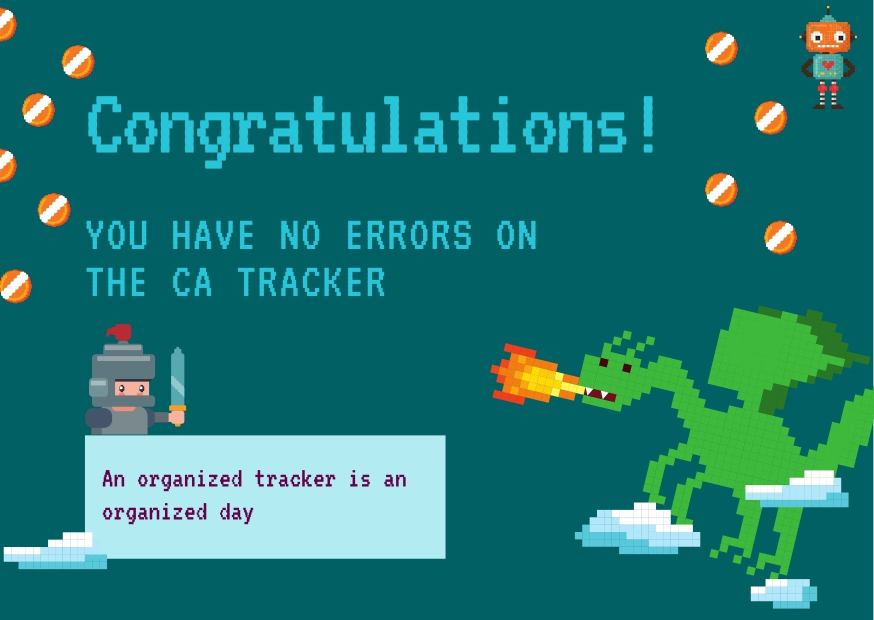
#> input picture template2.jpg, 1748 x 1240 px (shown at 1/2 size)
$ python create_image.py
#> lines starting #> are read from the running program, lines starting #| are printed output that depends on the picture
from turtle import width
from PIL import Image, ImageDraw, ImageFont
from numpy import size

def generate_image(name, date, number):

    pres = '    %s'
    #Import template
    im = Image.open('template.jpg')

    #create label with the import image
    draw = ImageDraw.Draw(im)

    #set font
    font_text = ImageFont.truetype('pixel.ttf', 80)
    font_text2 = ImageFont.truetype('pixel.ttf', 80)

    #Draw Name, date and errors number
    draw.text((65, 105), pres % name ,(68, 84, 106), font=font_text)
    draw.text((230, 630), date ,(237, 59, 59), font=font_text)
    draw.text((1100, 630), str(number) ,(237, 59, 59), font=font_text)

    resized_img = im.resize((700,393))
    resized_img.save('imagedraw.png', width='400px')

    #im.show()

def generate_image_congrat():

    #Import template
    im = Image.open('template2.jpg')
#> im is the input picture: PIL image 1748x1240 RGB; mean R, G, B 31, 119.2, 115.5

    resized_img = im.resize((700,496))
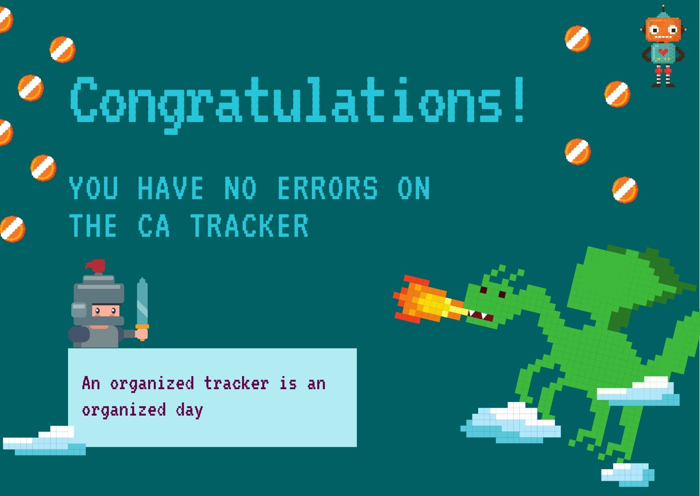
#> resized_img: PIL image 700x496 RGB; mean R, G, B 31, 119.1, 115.5
    resized_img.save('imagedraw.png', width='400px')


generate_image_congrat()
